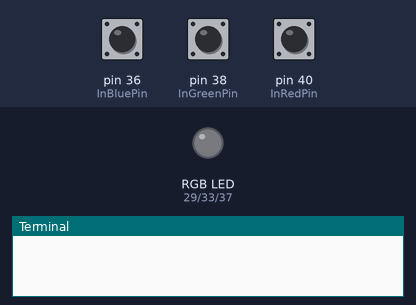
A program run on a simulated Raspberry Pi (header pin numbers). Shown: an RGB LED mixed from three pins (HIGH = lit), the last lines printed to the terminal. The inputs (shaded band) are chosen by the test bench; at power-on: pin 36 (InBluePin) HIGH, pin 38 (InGreenPin) HIGH, pin 40 (InRedPin) HIGH. Dim RGB values are drawn brighter than linear.

Above: at 1.2 s.
1.3 s: pin 36 (InBluePin) pulled LOW for 0.15 s
At 2.3 s:
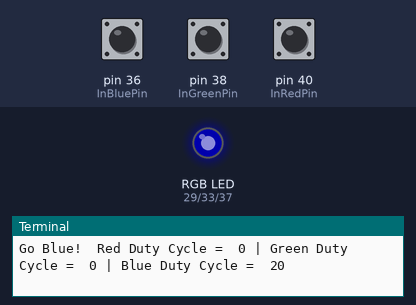
2.9 s: pin 38 (InGreenPin) pulled LOW for 0.15 s
At 3.6 s:
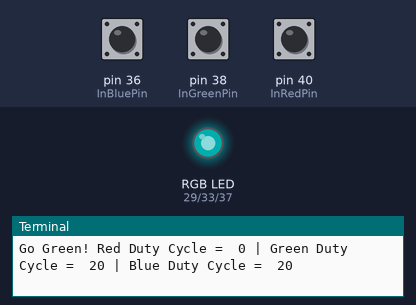
4.5 s: pin 40 (InRedPin) pulled LOW for 0.15 s
At 5.8 s:
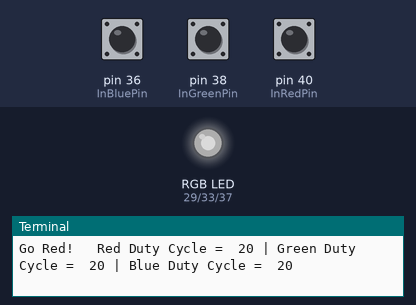
6.1 s: pin 36 (InBluePin) pulled LOW for 1 s
At 7.4 s:
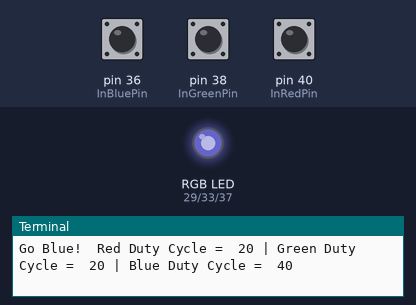
8.6 s: pin 38 (InGreenPin) pulled LOW for 1 s
At 10.6 s:
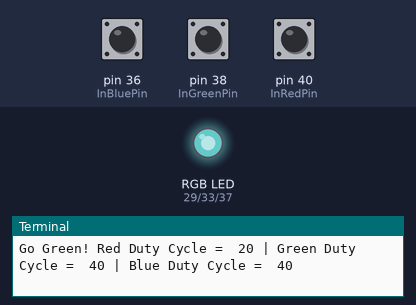
11.1 s: pin 40 (InRedPin) pulled LOW for 1 s
At 12.5 s:
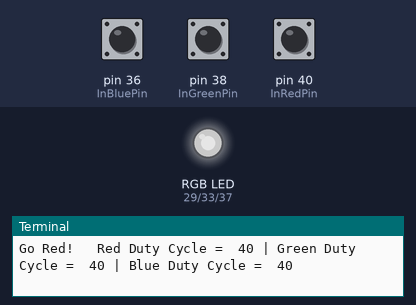
Timing chart, 0 to 14.1 s (numbered marks = the images above; inputs shaded):
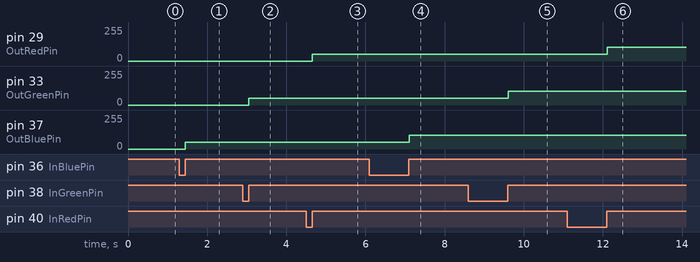

Measured:
- after the input at 1.3 s, pin 37 (OutBluePin): 0/255 → 51/255 after 0.15 s
- after the input at 2.9 s, pin 33 (OutGreenPin): 0/255 → 51/255 after 0.15 s
- after the input at 4.5 s, pin 29 (OutRedPin): 0/255 → 51/255 after 0.16 s
- after the input at 6.1 s, pin 37 (OutBluePin): 51/255 → 102/255 after 1.0 s
- after the input at 8.6 s, pin 33 (OutGreenPin): 51/255 → 102/255 after 1.0 s
- after the input at 11.1 s, pin 29 (OutRedPin): 51/255 → 102/255 after 1.0 s

The program:

Lesson11RGB-HW2.py
```python
'''
Homework 2 for the Use of RGB LED:
Use three toggle switches (push buttons) with corresponding colors to turn the red, green, and blue color on and off.
Have each button as a PWM to make more mixed colors with RGB colors at various dim levels
'''

import RPi.GPIO as GPIO
from time import sleep

GPIO.setmode(GPIO.BOARD)

InRedPin = 40
InGreenPin = 38
InBluePin = 36
GPIO.setup(InRedPin, GPIO.IN, pull_up_down=GPIO.PUD_UP)
GPIO.setup(InGreenPin, GPIO.IN, pull_up_down=GPIO.PUD_UP)
GPIO.setup(InBluePin, GPIO.IN, pull_up_down=GPIO.PUD_UP)

OutRedPin = 29
OutGreenPin = 33
OutBluePin = 37
GPIO.setup(OutRedPin, GPIO.OUT)
GPIO.setup(OutGreenPin, GPIO.OUT)
GPIO.setup(OutBluePin, GPIO.OUT)

'''
GPIO.output(OutRedPin, 0)
GPIO.output(OutGreenPin, 0)
GPIO.output(OutBluePin, 0)
'''

OutRedPWM = GPIO.PWM(OutRedPin, 1000)
OutGreenPWM = GPIO.PWM(OutGreenPin, 1000)
OutBluePWM = GPIO.PWM(OutBluePin, 1000)

RedState = 0
GreenState = 0
BlueState = 0

RedButtonStateNew = 1
RedButtonStateOld = 1
GreenButtonStateNew = 1
GreenButtonStateOld = 1
BlueButtonStateNew = 1
BlueButtonStateOld = 1

RedDutyCycle = GreenDutyCycle = BlueDutyCycle = 0
OutRedPWM.start(RedDutyCycle)
OutGreenPWM.start(GreenDutyCycle)
OutBluePWM.start(BlueDutyCycle)

try:
	while True:
		RedButtonStateNew = GPIO.input(InRedPin)
		GreenButtonStateNew = GPIO.input(InGreenPin)
		BlueButtonStateNew = GPIO.input(InBluePin)
		#print(RedButtonStateNew, GreenButtonStateNew, BlueButtonStateNew)
		#sleep(1)

		if RedButtonStateNew == 1 and RedButtonStateOld == 0:
			RedDutyCycle = RedDutyCycle + 20
			if RedDutyCycle > 100: RedDutyCycle = 0
			OutRedPWM.ChangeDutyCycle(RedDutyCycle)
			print('Go Red!  ', 'Red Duty Cycle = ', RedDutyCycle, '| Green Duty Cycle = ', GreenDutyCycle, '| Blue Duty Cycle = ', BlueDutyCycle)
			sleep(0.05)

		if GreenButtonStateNew == 1 and GreenButtonStateOld == 0:
			GreenDutyCycle = GreenDutyCycle + 20
			if GreenDutyCycle > 100: GreenDutyCycle = 0
			OutGreenPWM.ChangeDutyCycle(GreenDutyCycle)
			print('Go Green!', 'Red Duty Cycle = ', RedDutyCycle, '| Green Duty Cycle = ', GreenDutyCycle, '| Blue Duty Cycle = ', BlueDutyCycle)
			sleep(0.05)

		if BlueButtonStateNew == 1 and BlueButtonStateOld == 0:
			BlueDutyCycle = BlueDutyCycle + 20
			if BlueDutyCycle > 100: BlueDutyCycle = 0
			OutBluePWM.ChangeDutyCycle(BlueDutyCycle)
			print('Go Blue! ', 'Red Duty Cycle = ', RedDutyCycle, '| Green Duty Cycle = ', GreenDutyCycle, '| Blue Duty Cycle = ', BlueDutyCycle)
		RedButtonStateOld = RedButtonStateNew
		GreenButtonStateOld = GreenButtonStateNew
		BlueButtonStateOld = BlueButtonStateNew
		sleep(0.05)

except KeyboardInterrupt:  # to exit the program properly while cleaning up the pins
    GPIO.cleanup()
    print(' Bam! GPIO Pins Good to Go!')
```
